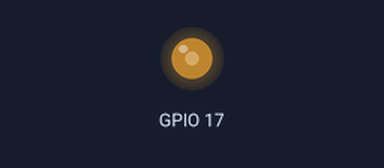
This sketch was run on a simulated ESP32-S2. Shown: output pins drawn as LEDs (lit = HIGH). What the sketch prints to the serial monitor is not drawn.

Above: at 0.05 s.
Timing chart, 0 to 3.0 s (numbered marks = the images above):
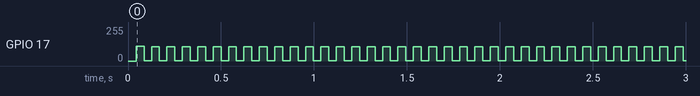

The sketch:

dac-sine.ino
```cpp
// dac-sine — tests assert (BT164): "dac" on Serial (115200), then dacWrite(17, …) steps through a
// 32-entry sine table (codes 0–255) at 16 kHz, paced by micros(): a 500 Hz sine on GPIO17 (the
// S2's DAC channel 1, code / 255 · 3.3 V), forever. The ESP32's dac-sine on the S2's DAC pin; the
// CPU runs at 80 MHz, as there.
uint8_t table[32];

void setup() {
  setCpuFrequencyMhz(80);
  Serial.begin(115200);
  for (int i = 0; i < 32; i++) table[i] = (uint8_t)lround(127.5 + 127.5 * sin(2 * PI * i / 32));
  Serial.println("dac");
}

void loop() {
  static uint32_t start = micros();
  static uint32_t n = 0;
  while ((uint32_t)(micros() - start) < (n * 125) / 2) {
  }
  dacWrite(17, table[n & 31]);
  n++;
}
```

Measured:
- by itself, GPIO 17: repeats every 0.08 s: 2/255 0.04 s, 107/255 0.04 s
